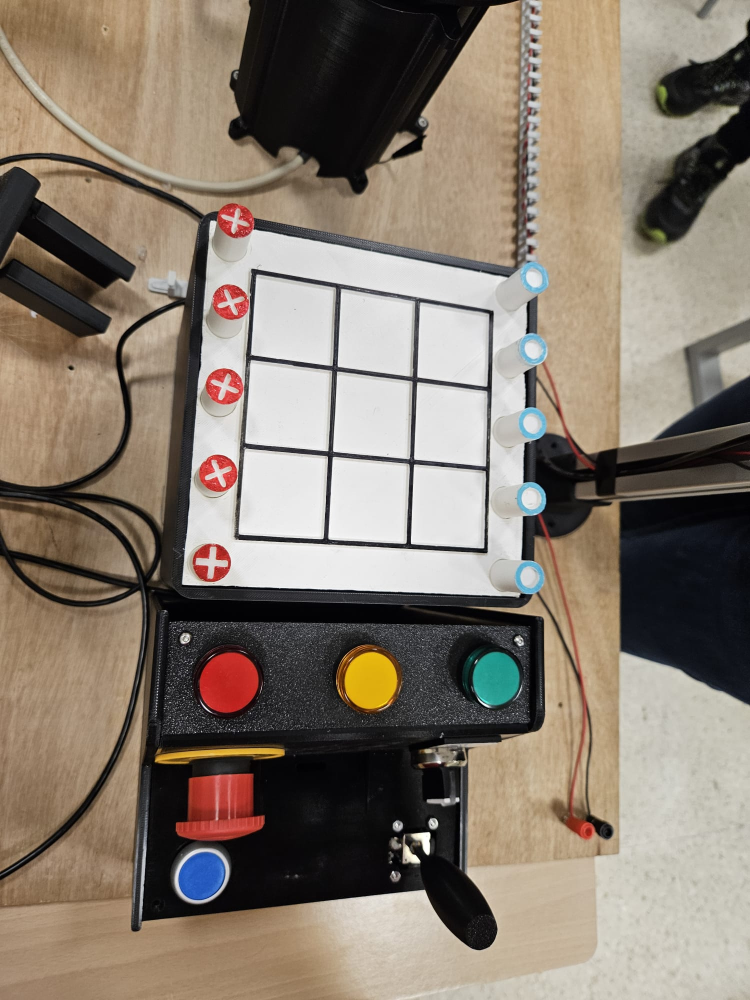
#> input picture images/image (1).jpeg, 1500 x 2000 px (shown at 1/2 size)
$ python tictactoe_vision.py 'images/image (1).jpeg'
#> lines starting #> are read from the running program, lines starting #| are printed output that depends on the picture; after the words box and inside, x2 and y2 are one past the last pixel; in counts of white or black regions, pixels touching at a corner belong together
"""
Tres en Raya — Visión por Computador
======================================
Detecta el estado del tablero a partir de una foto tomada desde cualquier ángulo.

Estrategia:
  1. Encontrar el panel blanco del tablero con corrección de perspectiva.
  2. Dentro del panel enderezado, localizar el marco negro de la cuadrícula
     usando análisis de contenido (blancura interior + centralidad).
  3. Dividir ese marco en 9 celdas y clasificar cada una por color HSV.
     - Tapa ROJA  → ficha X
     - Tapa AZUL CLARO → ficha O

Uso:
    python tictactoe_vision.py imagen.jpg
    python tictactoe_vision.py imagen.jpg --debug      # guarda imágenes intermedias
    python tictactoe_vision.py imagen.jpg --visualize  # guarda resultado anotado
    python tictactoe_vision.py imagen.jpg --json       # salida JSON

Dependencias:
    pip install opencv-python numpy
"""

import cv2
import numpy as np
import argparse
import json
import sys
from pathlib import Path


# ──────────────────────────────────────────────────────────────────────────────
# RANGOS DE COLOR HSV
# ──────────────────────────────────────────────────────────────────────────────

# Rojo (fichas X) — el rojo cruza el 0° en HSV, necesita dos rangos
RED_L1 = np.array([0,   70, 55])
RED_U1 = np.array([12, 255, 255])
RED_L2 = np.array([163, 70, 55])
RED_U2 = np.array([180, 255, 255])

# Azul claro / cyan (fichas O)
BLUE_L = np.array([85,  35, 75])
BLUE_U = np.array([118, 255, 255])

# Blanco (interior de las celdas)
WHITE_L = np.array([0,   0,  165])
WHITE_U = np.array([180, 55, 255])

# Threshold mínimo de píxeles de color para detectar una ficha
COLOR_THRESH = 0.040   # fracción del área de la celda


# ──────────────────────────────────────────────────────────────────────────────
# UTILIDADES
# ──────────────────────────────────────────────────────────────────────────────

def order_points(pts):
    """Ordena 4 puntos: arriba-izq, arriba-der, abajo-der, abajo-izq."""
    pts = np.array(pts, dtype="float32").reshape(-1, 2)
    s    = pts.sum(axis=1)
    diff = np.diff(pts, axis=1).flatten()
    return np.array([
        pts[np.argmin(s)],    # top-left
        pts[np.argmin(diff)], # top-right
        pts[np.argmax(s)],    # bottom-right
        pts[np.argmax(diff)], # bottom-left
    ], dtype="float32")


def red_score(hsv_patch):
    """Fracción de píxeles rojos en un parche HSV."""
    m1 = cv2.inRange(hsv_patch, RED_L1, RED_U1)
    m2 = cv2.inRange(hsv_patch, RED_L2, RED_U2)
    return np.sum(cv2.bitwise_or(m1, m2) > 0) / max(hsv_patch.shape[0] * hsv_patch.shape[1], 1)


def blue_score(hsv_patch):
    """Fracción de píxeles azul-claro en un parche HSV."""
    return np.sum(cv2.inRange(hsv_patch, BLUE_L, BLUE_U) > 0) / max(
        hsv_patch.shape[0] * hsv_patch.shape[1], 1)


def white_fraction(bgr_patch):
    """Fracción de píxeles blancos en un parche BGR."""
    return np.sum(cv2.inRange(cv2.cvtColor(bgr_patch, cv2.COLOR_BGR2HSV),
                              WHITE_L, WHITE_U) > 0) / max(bgr_patch.shape[0] * bgr_patch.shape[1], 1)


# ──────────────────────────────────────────────────────────────────────────────
# PASO 1: ENCONTRAR EL PANEL BLANCO Y APLICAR PERSPECTIVA
# ──────────────────────────────────────────────────────────────────────────────

def warp_panel(img, debug=False):
    """
    Detecta el panel blanco del tablero (fondo blanco con cuadrícula negra)
    y lo endereza con una transformación de perspectiva.

    Retorna (warped, M) o (None, None) si no se encuentra.
    """
    h, w = img.shape[:2]
    hsv = cv2.cvtColor(img, cv2.COLOR_BGR2HSV)

    # Máscara de blanco
    white = cv2.inRange(hsv, WHITE_L, WHITE_U)

    # Cerrar huecos de las líneas negras de la cuadrícula
    k = cv2.getStructuringElement(cv2.MORPH_RECT, (15, 15))
    white_closed = cv2.morphologyEx(white, cv2.MORPH_CLOSE, k)
    white_clean  = cv2.morphologyEx(white_closed,
                                    cv2.MORPH_OPEN,
                                    cv2.getStructuringElement(cv2.MORPH_RECT, (5, 5)))

    # Encontrar contorno del panel (blob blanco grande y más cuadrado posible)
    cnts, _ = cv2.findContours(white_clean, cv2.RETR_EXTERNAL, cv2.CHAIN_APPROX_SIMPLE)
    cnts = sorted(cnts, key=cv2.contourArea, reverse=True)

    panel_cnt = None
    for cnt in cnts[:6]:
        if cv2.contourArea(cnt) < (h * w) * 0.04:
            continue
        bx, by, bw, bh = cv2.boundingRect(cnt)
        if min(bw, bh) / max(bw, bh) > 0.45:
            panel_cnt = cnt
            break

    if panel_cnt is None:
        return None, None

    # Obtener las 4 esquinas (convex hull → approxPolyDP)
    hull = cv2.convexHull(panel_cnt)
    peri = cv2.arcLength(hull, True)
    quad = None
    for eps in [0.02, 0.04, 0.06, 0.08, 0.10, 0.12]:
        approx = cv2.approxPolyDP(hull, eps * peri, True)
        if len(approx) == 4:
            quad = approx.reshape(4, 2).astype("float32")
            break

    if quad is None:
        rect = cv2.minAreaRect(panel_cnt)
        quad = cv2.boxPoints(rect).astype("float32")

    src = order_points(quad)
    side = max(int(np.linalg.norm(src[1] - src[0])),
               int(np.linalg.norm(src[3] - src[0])), 300)
    dst = np.float32([[0, 0], [side, 0], [side, side], [0, side]])
    M   = cv2.getPerspectiveTransform(src, dst)
    warped = cv2.warpPerspective(img, M, (side, side))

    if debug:
        dbg = img.copy()
        cv2.polylines(dbg, [src.astype(int)], True, (0, 255, 0), 3)
        cv2.imwrite("_debug_panel_corners.jpg", dbg)
        cv2.imwrite("_debug_warped_panel.jpg", warped)

    return warped, M


# ──────────────────────────────────────────────────────────────────────────────
# PASO 2: LOCALIZAR EL MARCO DE LA CUADRÍCULA DENTRO DEL PANEL WARPED
# ──────────────────────────────────────────────────────────────────────────────

def find_grid_bbox(warped, debug=False):
    """
    Dentro del panel warped, localiza el bbox (gx, gy, gw, gh) del marco negro
    de la cuadrícula 3×3.

    Criterios para seleccionar el contorno correcto:
      - Interior predominantemente blanco  (las celdas)
      - Razonablemente cuadrado
      - Lo más centrado posible en el panel
    """
    side = warped.shape[0]
    gray = cv2.cvtColor(warped, cv2.COLOR_BGR2GRAY)

    # Threshold bajo para capturar solo el negro intenso
    _, black = cv2.threshold(gray, 70, 255, cv2.THRESH_BINARY_INV)

    # Eliminar ruido mínimo
    k_open = cv2.getStructuringElement(cv2.MORPH_RECT, (3, 3))
    black  = cv2.morphologyEx(black, cv2.MORPH_OPEN, k_open)

    # Dilatar para unir segmentos de las líneas
    k_dil  = cv2.getStructuringElement(cv2.MORPH_RECT, (8, 8))
    black_d = cv2.dilate(black, k_dil)

    if debug:
        cv2.imwrite("_debug_warp_black.jpg", black_d)

    cnts, _ = cv2.findContours(black_d, cv2.RETR_EXTERNAL, cv2.CHAIN_APPROX_SIMPLE)
    cnts = sorted(cnts, key=cv2.contourArea, reverse=True)

    best_score = -1
    best_box   = None

    for cnt in cnts[:10]:
        area = cv2.contourArea(cnt)
        if area < (side ** 2) * 0.05:
            continue
        gx, gy, gw, gh = cv2.boundingRect(cnt)
        if min(gw, gh) / max(gw, gh) < 0.45:
            continue

        # Fracción de blanco en el interior
        interior = warped[gy:gy + gh, gx:gx + gw]
        wf = white_fraction(interior)

        # Centralidad
        cx = gx + gw / 2
        cy = gy + gh / 2
        dist = ((cx - side / 2) ** 2 + (cy - side / 2) ** 2) ** 0.5
        centrality = max(0.0, 1.0 - dist / (side * 0.7))

        # Penalizar tamaño excesivo (que sería todo el panel)
        size_frac = area / (side ** 2)
        size_score = max(0.1, 1.0 - abs(size_frac - 0.35) / 0.35)

        ratio = min(gw, gh) / max(gw, gh)
        score = ratio * wf * centrality * size_score

        if score > best_score:
            best_score = score
            best_box   = (gx, gy, gw, gh)

    if best_box is None:
        # Fallback: área blanca central del warped
        warped_hsv = cv2.cvtColor(warped, cv2.COLOR_BGR2HSV)
        wm = cv2.inRange(warped_hsv, WHITE_L, WHITE_U)
        h_idx = np.where(np.sum(wm, axis=1) > side * 0.15)[0]
        v_idx = np.where(np.sum(wm, axis=0) > side * 0.15)[0]
        if len(h_idx) and len(v_idx):
            best_box = (v_idx[0], h_idx[0], v_idx[-1] - v_idx[0], h_idx[-1] - h_idx[0])
        else:
            best_box = (side // 10, side // 10, int(side * 0.8), int(side * 0.8))

    if debug:
        dbg = warped.copy()
        gx, gy, gw, gh = best_box
        cv2.rectangle(dbg, (gx, gy), (gx + gw, gy + gh), (0, 255, 0), 3)
        cv2.imwrite("_debug_grid_bbox.jpg", dbg)

    return best_box


# ──────────────────────────────────────────────────────────────────────────────
# PASO 3: CLASIFICAR LAS 9 CELDAS
# ──────────────────────────────────────────────────────────────────────────────

def classify_cells(warped, gx, gy, gw, gh, debug=False):
    """
    Divide el área del tablero en 9 celdas 3×3 y clasifica cada una.

    Retorna:
      board  : lista 3×3 con 'X', 'O' o None
      conf   : lista 3×3 con score de confianza (0–1)
    """
    side = warped.shape[0]
    whsv = cv2.cvtColor(warped, cv2.COLOR_BGR2HSV)

    board = [[None] * 3 for _ in range(3)]
    conf  = [[0.0]  * 3 for _ in range(3)]

    cell_h = gh // 3
    cell_w = gw // 3
    MARGIN_H = max(int(cell_h * 0.15), 5)
    MARGIN_W = max(int(cell_w * 0.15), 5)

    dbg = warped.copy() if debug else None

    for row in range(3):
        for col in range(3):
            y1 = gy + row * cell_h + MARGIN_H
            y2 = gy + (row + 1) * cell_h - MARGIN_H
            x1 = gx + col * cell_w + MARGIN_W
            x2 = gx + (col + 1) * cell_w - MARGIN_W

            y1, y2 = max(0, y1), min(side, y2)
            x1, x2 = max(0, x1), min(side, x2)

            patch = whsv[y1:y2, x1:x2]
            if patch.size == 0:
                continue

            rs = red_score(patch)
            bs = blue_score(patch)

            piece     = None
            piece_conf = 0.0

            if rs > COLOR_THRESH and rs > bs * 1.3:
                piece      = 'X'
                piece_conf = float(rs)
            elif bs > COLOR_THRESH and bs > rs * 1.3:
                piece      = 'O'
                piece_conf = float(bs)

            board[row][col] = piece
            conf[row][col]  = round(piece_conf, 3)

            if debug:
                color = (0, 0, 200) if piece == 'X' else \
                        (200, 120, 0) if piece == 'O' else (150, 150, 150)
                cv2.rectangle(dbg, (x1, y1), (x2, y2), color, 2)
                label = f"{piece or '?'} {piece_conf:.2f}"
                cv2.putText(dbg, label, (x1 + 3, (y1 + y2) // 2),
                            cv2.FONT_HERSHEY_SIMPLEX, 0.35, color, 1)

    if debug:
        cv2.rectangle(dbg, (gx, gy), (gx + gw, gy + gh), (0, 255, 0), 2)
        cv2.imwrite("_debug_cells.jpg", dbg)

    return board, conf


# ──────────────────────────────────────────────────────────────────────────────
# PASO 4: DETECTAR FICHAS DE RESERVA EN LOS LATERALES
# ──────────────────────────────────────────────────────────────────────────────

def count_reserve(img, board_corners):
    """
    Cuenta las fichas de reserva en las zonas laterales al tablero.
    Zona izquierda → fichas X (rojas)
    Zona derecha   → fichas O (azul claro)

    Retorna {'X': n, 'O': n}
    """
    h, w = img.shape[:2]
    ordered = order_points(board_corners)
    tl, tr, br, bl = ordered

    def count_zone(x1, y1, x2, y2, is_red):
        x1, y1 = max(0, int(x1)), max(0, int(y1))
        x2, y2 = min(w, int(x2)), min(h, int(y2))
        zone = img[y1:y2, x1:x2]
        if zone.size == 0:
            return 0
        hsv = cv2.cvtColor(zone, cv2.COLOR_BGR2HSV)
        if is_red:
            m1 = cv2.inRange(hsv, RED_L1, RED_U1)
            m2 = cv2.inRange(hsv, RED_L2, RED_U2)
            mask = cv2.bitwise_or(m1, m2)
        else:
            mask = cv2.inRange(hsv, BLUE_L, BLUE_U)
        kernel = cv2.getStructuringElement(cv2.MORPH_ELLIPSE, (7, 7))
        mask = cv2.morphologyEx(mask, cv2.MORPH_CLOSE, kernel)
        mask = cv2.morphologyEx(mask, cv2.MORPH_OPEN,  kernel)
        cnts, _ = cv2.findContours(mask, cv2.RETR_EXTERNAL, cv2.CHAIN_APPROX_SIMPLE)
        return sum(1 for c in cnts if cv2.contourArea(c) > 80)

    # Zona izquierda
    lx1 = max(0, min(tl[0], bl[0]) * 0.1)
    lx2 = min(tl[0], bl[0])
    ly1 = min(tl[1], bl[1])
    ly2 = max(tl[1], bl[1])

    # Zona derecha
    rx1 = max(tr[0], br[0])
    rx2 = min(w, rx1 + (w - rx1) * 0.9)
    ry1 = min(tr[1], br[1])
    ry2 = max(tr[1], br[1])

    return {
        'X': count_zone(lx1, ly1, lx2, ly2, True),
        'O': count_zone(rx1, ry1, rx2, ry2, False),
    }


# ──────────────────────────────────────────────────────────────────────────────
# PIPELINE PRINCIPAL
# ──────────────────────────────────────────────────────────────────────────────

def analyze(image_path, debug=False, visualize=False):
    """
    Análisis completo de una imagen.

    Retorna dict:
      board_found : bool
      board       : lista 3×3 ('X', 'O', None)
      confidence  : lista 3×3 de floats
      reserve     : {'X': int, 'O': int}
    """
    img = cv2.imread(str(image_path))
    if img is None:
        raise FileNotFoundError(f"No se puede cargar: {image_path}")

    # Redimensionar si es muy grande
    max_dim = 1200
    h0, w0 = img.shape[:2]
    if max(h0, w0) > max_dim:
        s = max_dim / max(h0, w0)
        img = cv2.resize(img, (int(w0 * s), int(h0 * s)))

    result = {
        'board_found': False,
        'board':       [[None] * 3 for _ in range(3)],
        'confidence':  [[0.0]  * 3 for _ in range(3)],
        'reserve':     {'X': 0, 'O': 0},
    }

    # ── Paso 1: warp del panel blanco ──────────────────────────────────
    warped, M = warp_panel(img, debug=debug)
    if warped is None:
        print("[WARN] No se encontró el panel blanco del tablero.")
        return result

    result['board_found'] = True

    # ── Paso 2: localizar el marco de la cuadrícula ────────────────────
    gx, gy, gw, gh = find_grid_bbox(warped, debug=debug)

    # ── Paso 3: clasificar las 9 celdas ───────────────────────────────
    board, conf = classify_cells(warped, gx, gy, gw, gh, debug=debug)
    result['board']      = board
    result['confidence'] = conf

    # ── Paso 4: reserva (en imagen original) ──────────────────────────
    h, w = img.shape[:2]
    panel_corners = np.float32([[0, 0], [w, 0], [w, h], [0, h]])
    result['reserve'] = count_reserve(img, panel_corners)

    # ── Visualización ─────────────────────────────────────────────────
    if visualize:
        vis = warped.copy()
        cell_h = gh // 3
        cell_w = gw // 3
        MARG_H = max(int(cell_h * 0.15), 5)
        MARG_W = max(int(cell_w * 0.15), 5)
        side = warped.shape[0]

        for row in range(3):
            for col in range(3):
                y1 = max(0, gy + row * cell_h + MARG_H)
                y2 = min(side, gy + (row + 1) * cell_h - MARG_H)
                x1 = max(0, gx + col * cell_w + MARG_W)
                x2 = min(side, gx + (col + 1) * cell_w - MARG_W)
                piece = board[row][col]
                c_val = conf[row][col]
                color = (0, 0, 200) if piece == 'X' else \
                        (200, 120, 0) if piece == 'O' else (160, 160, 160)
                cv2.rectangle(vis, (x1, y1), (x2, y2), color, 2)
                label = f"{piece or '?'} {c_val:.2f}"
                cv2.putText(vis, label, (x1 + 4, (y1 + y2) // 2),
                            cv2.FONT_HERSHEY_SIMPLEX, 0.4, color, 1)

        cv2.rectangle(vis, (gx, gy), (gx + gw, gy + gh), (0, 220, 0), 2)
        out_path = Path(image_path).stem + "_result.jpg"
        cv2.imwrite(out_path, vis)
        print(f"[INFO] Resultado guardado en: {out_path}")

    return result


# ──────────────────────────────────────────────────────────────────────────────
# SALIDA
# ──────────────────────────────────────────────────────────────────────────────

def print_board(result):
    syms = {None: '.', 'X': 'X', 'O': 'O'}
    print()
    print("┌───┬───┬───┐")
    for ri, row in enumerate(result['board']):
        cells = " │ ".join(syms[c] for c in row)
        print(f"│ {cells} │")
        if ri < 2:
            print("├───┼───┼───┤")
    print("└───┴───┴───┘")
    print("\nConfianza:")
    for row in result['confidence']:
        print("  " + "  ".join(f"{v:.3f}" for v in row))
    r = result['reserve']
    print(f"Tablero detectado:    {result['board_found']}")


# ──────────────────────────────────────────────────────────────────────────────
# CLI
# ──────────────────────────────────────────────────────────────────────────────

def main():
    parser = argparse.ArgumentParser(
        description="Detecta el estado del tablero de tres en raya desde una foto.")
    parser.add_argument("image",      help="Ruta a la imagen de entrada")
    parser.add_argument("--debug",    action="store_true",
                        help="Guardar imágenes de depuración (_debug_*.jpg)")
    parser.add_argument("--visualize", action="store_true",
                        help="Guardar imagen anotada con el resultado (_result.jpg)")
    parser.add_argument("--json",     action="store_true",
                        help="Imprimir resultado como JSON")
    args = parser.parse_args()

    try:
        result = analyze(args.image, debug=args.debug, visualize=args.visualize)
#> in analyze, img is the input picture: shape (2000, 1500, 3); mean B, G, R 110.5, 123.4, 135.2
#> in warp_panel, `white = cv2.inRange(hsv, WHITE_L, WHITE_U)`:
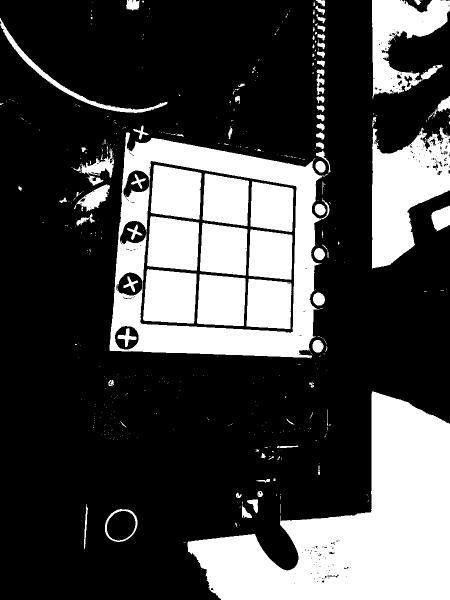
#> white: shape (1200, 900) (shown at 1/2 size); 28.5% white; 473 white regions (381 under 20 px), largest, box (x1, y1, x2, y2) and area: (375, 783, 900, 1200) 106606, (219, 265, 659, 717) 60149, (744, 255, 900, 537) 26722
#> in warp_panel, `white_closed = cv2.morphologyEx(white, cv2.MORPH_CLOSE, k)`:
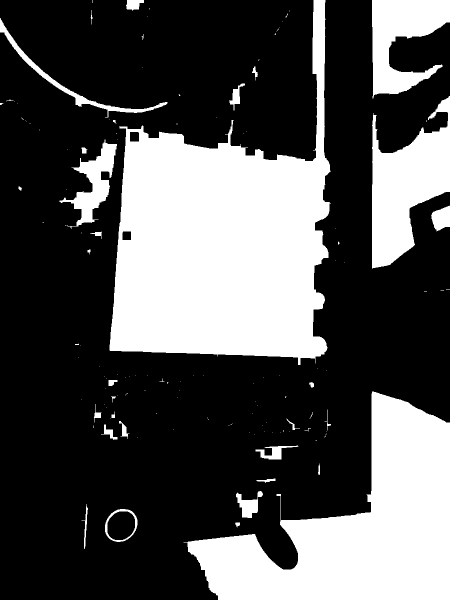
#> white_closed: shape (1200, 900) (shown at 1/2 size); 32.3% white; 136 white regions (104 under 20 px), largest, box (x1, y1, x2, y2) and area: (219, 0, 662, 730) 176036, (367, 783, 900, 1200) 107272, (744, 192, 900, 537) 29239
#> in warp_panel, `white_clean  = cv2.morphologyEx(white_closed, cv2.MORPH_OPEN, cv2.getS..`:
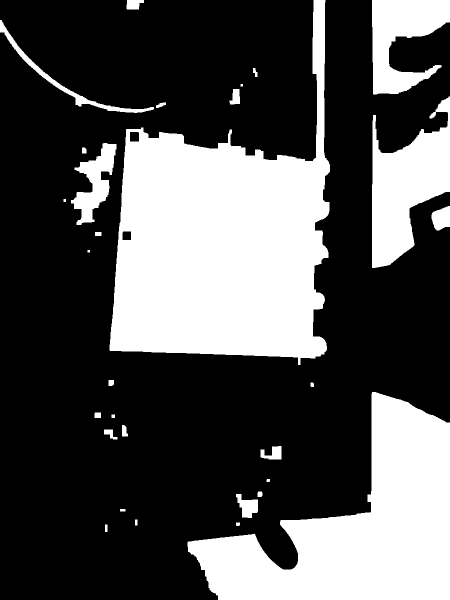
#> white_clean: shape (1200, 900) (shown at 1/2 size); 32% white; 30 white regions
#> in warp_panel, `cnts, _ = cv2.findContours(white_clean, cv2.RETR_EXTERNAL, cv2.CHAIN_A..`: cnts = 30 contours, 2 with area under 20; largest, box (x1, y1, x2, y2) and area: (219, 0, 660, 730) 175132, (375, 784, 900, 1200) 106234, (744, 193, 900, 536) 28622, (744, 0, 900, 189) 17066, (142, 286, 233, 450) 6288
#> the loop in warp_panel, `for cnt in cnts[:6]:` made 1 pass
#> (bx, by, bw, bh) on pass 1: (219, 0, 441, 730)
#> in warp_panel, `hull = cv2.convexHull(panel_cnt)`: hull = contour of 14 points, box (x1, y1, x2, y2) (219, 0, 660, 730), area 248183
#> in warp_panel, `peri = cv2.arcLength(hull, True)`: peri = 2065.9
#> the loop in warp_panel, `for eps in [0.02, 0.04, 0.06, 0.08, 0.10, 0.12]:` made 1 pass
#> quad on pass 1: [[650, 0], [653, 700], [220, 701], [252, 258]]
#> in order_points, `pts = np.array(pts, dtype="float32").reshape(-1, 2)`: pts = [[650, 0], [653, 700], [220, 701], [252, 258]]
#> in order_points, `s    = pts.sum(axis=1)`: s = [650, 1353, 921, 510]
#> in order_points, `diff = np.diff(pts, axis=1).flatten()`: diff = [-650, 47, 481, 6]
#> in warp_panel, `src = order_points(quad)`: src = [[252, 258], [650, 0], [653, 700], [220, 701]]
#> in warp_panel, `side = max(int(np.linalg.norm(src[1] - src[0])), int(np.linalg.norm(sr..`: side = 474
#> in warp_panel, `dst = np.float32([[0, 0], [side, 0], [side, side], [0, side]])`: dst = [[0, 0], [474, 0], [474, 474], [0, 474]]
#> in warp_panel, `M   = cv2.getPerspectiveTransform(src, dst)`: M = [[3.94, 0.285, -1066.3], [1.58, 2.43, -1023.9], [0.00331, 0.000622, 1]]
#> in warp_panel, `warped = cv2.warpPerspective(img, M, (side, side))`:
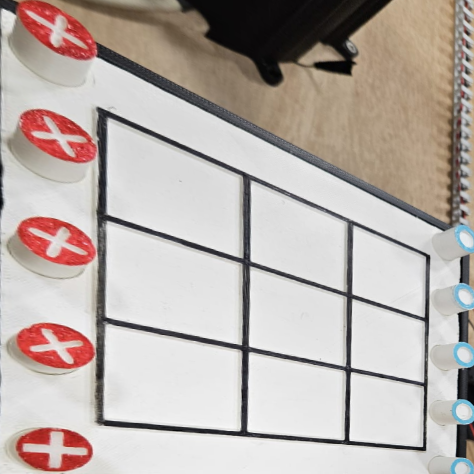
#> warped: shape (474, 474, 3); mean B, G, R 170.3, 175.4, 185.4
#> in find_grid_bbox, `gray = cv2.cvtColor(warped, cv2.COLOR_BGR2GRAY)`:
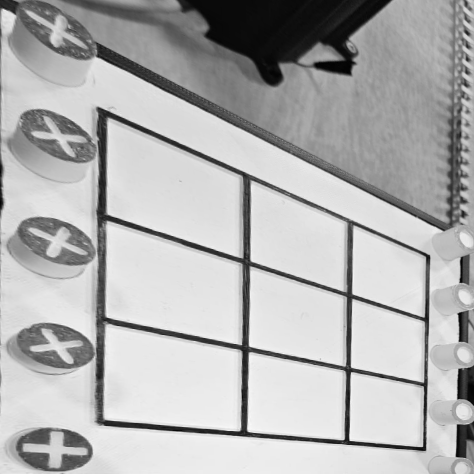
#> gray: shape (474, 474); min 1, max 250, mean 177.8
#> in find_grid_bbox, `_, black = cv2.threshold(gray, 70, 255, cv2.THRESH_BINARY_INV)`:
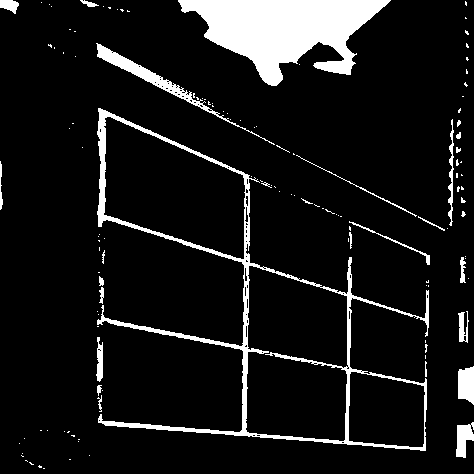
#> black: shape (474, 474); 9.5% white; 129 white regions (104 under 20 px), largest, box (x1, y1, x2, y2) and area: (178, 0, 391, 86) 9775, (97, 108, 429, 451) 6961, (96, 43, 275, 145) 1320
#> (the rest of the program and of its run is left out)
